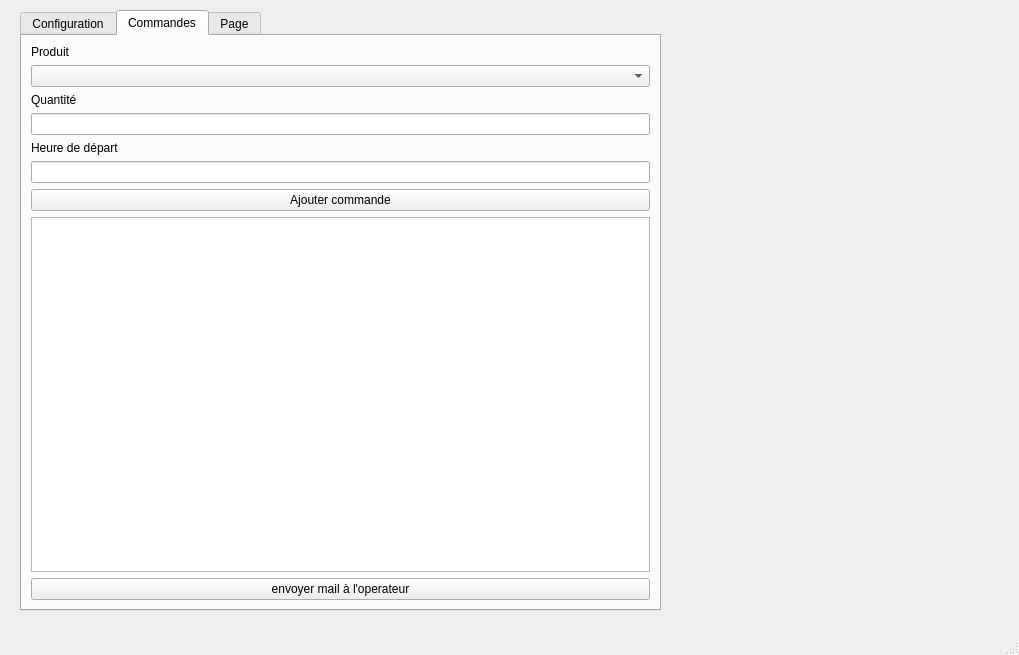
<?xml version="1.0" encoding="UTF-8"?>
<ui version="4.0">
 <class>MainWindow</class>
 <widget class="QMainWindow" name="MainWindow">
  <property name="geometry">
   <rect>
    <x>0</x>
    <y>0</y>
    <width>1019</width>
    <height>655</height>
   </rect>
  </property>
  <property name="windowTitle">
   <string>MainWindow</string>
  </property>
  <widget class="QWidget" name="centralwidget">
   <widget class="QTabWidget" name="tabWidget">
    <property name="geometry">
     <rect>
      <x>20</x>
      <y>10</y>
      <width>641</width>
      <height>601</height>
     </rect>
    </property>
    <property name="currentIndex">
     <number>1</number>
    </property>
    <widget class="QWidget" name="Configuration">
     <attribute name="title">
      <string>Configuration</string>
     </attribute>
     <widget class="QTextEdit" name="textMachines">
      <property name="geometry">
       <rect>
        <x>0</x>
        <y>40</y>
        <width>361</width>
        <height>331</height>
       </rect>
      </property>
      <property name="html">
       <string>&lt;!DOCTYPE HTML PUBLIC &quot;-//W3C//DTD HTML 4.0//EN&quot; &quot;http://www.w3.org/TR/REC-html40/strict.dtd&quot;&gt;
&lt;html&gt;&lt;head&gt;&lt;meta name=&quot;qrichtext&quot; content=&quot;1&quot; /&gt;&lt;meta charset=&quot;utf-8&quot; /&gt;&lt;style type=&quot;text/css&quot;&gt;
p, li { white-space: pre-wrap; }
hr { height: 1px; border-width: 0; }
li.unchecked::marker { content: &quot;\2610&quot;; }
li.checked::marker { content: &quot;\2612&quot;; }
&lt;/style&gt;&lt;/head&gt;&lt;body style=&quot; font-family:'Segoe UI'; font-size:9pt; font-weight:400; font-style:normal;&quot;&gt;
&lt;p style=&quot; margin-top:0px; margin-bottom:0px; margin-left:0px; margin-right:0px; -qt-block-indent:0; text-indent:0px;&quot;&gt;        Machines&lt;/p&gt;
&lt;p style=&quot;-qt-paragraph-type:empty; margin-top:0px; margin-bottom:0px; margin-left:0px; margin-right:0px; -qt-block-indent:0; text-indent:0px;&quot;&gt;&lt;br /&gt;&lt;/p&gt;&lt;/body&gt;&lt;/html&gt;</string>
      </property>
     </widget>
     <widget class="QTextEdit" name="textProduits">
      <property name="geometry">
       <rect>
        <x>400</x>
        <y>50</y>
        <width>161</width>
        <height>151</height>
       </rect>
      </property>
      <property name="html">
       <string>&lt;!DOCTYPE HTML PUBLIC &quot;-//W3C//DTD HTML 4.0//EN&quot; &quot;http://www.w3.org/TR/REC-html40/strict.dtd&quot;&gt;
&lt;html&gt;&lt;head&gt;&lt;meta name=&quot;qrichtext&quot; content=&quot;1&quot; /&gt;&lt;meta charset=&quot;utf-8&quot; /&gt;&lt;style type=&quot;text/css&quot;&gt;
p, li { white-space: pre-wrap; }
hr { height: 1px; border-width: 0; }
li.unchecked::marker { content: &quot;\2610&quot;; }
li.checked::marker { content: &quot;\2612&quot;; }
&lt;/style&gt;&lt;/head&gt;&lt;body style=&quot; font-family:'Segoe UI'; font-size:9pt; font-weight:400; font-style:normal;&quot;&gt;
&lt;p style=&quot; margin-top:0px; margin-bottom:0px; margin-left:0px; margin-right:0px; -qt-block-indent:0; text-indent:0px;&quot;&gt;Produits&lt;/p&gt;
&lt;p style=&quot;-qt-paragraph-type:empty; margin-top:0px; margin-bottom:0px; margin-left:0px; margin-right:0px; -qt-block-indent:0; text-indent:0px;&quot;&gt;&lt;br /&gt;&lt;/p&gt;&lt;/body&gt;&lt;/html&gt;</string>
      </property>
     </widget>
     <widget class="QWidget" name="formLayoutWidget">
      <property name="geometry">
       <rect>
        <x>0</x>
        <y>400</y>
        <width>441</width>
        <height>138</height>
       </rect>
      </property>
      <layout class="QFormLayout" name="formLayout">
       <item row="0" column="1">
        <widget class="QLineEdit" name="inputNom"/>
       </item>
       <item row="1" column="0">
        <widget class="QLabel" name="puissanceLabel">
         <property name="text">
          <string>Puissance</string>
         </property>
        </widget>
       </item>
       <item row="1" column="1">
        <widget class="QLineEdit" name="inputPuissance"/>
       </item>
       <item row="2" column="0">
        <widget class="QLabel" name="opRateurLabel">
         <property name="text">
          <string>Opérateur</string>
         </property>
        </widget>
       </item>
       <item row="2" column="1">
        <widget class="QLineEdit" name="inputOperateur"/>
       </item>
       <item row="3" column="0">
        <widget class="QLabel" name="emailLabel">
         <property name="text">
          <string>Email</string>
         </property>
        </widget>
       </item>
       <item row="3" column="1">
        <widget class="QLineEdit" name="inputEmail"/>
       </item>
       <item row="0" column="0">
        <widget class="QLabel" name="nomLabel">
         <property name="text">
          <string>Nom</string>
         </property>
        </widget>
       </item>
      </layout>
     </widget>
     <widget class="QPushButton" name="btnAddMachine">
      <property name="geometry">
       <rect>
        <x>0</x>
        <y>540</y>
        <width>121</width>
        <height>26</height>
       </rect>
      </property>
      <property name="text">
       <string>Ajouter machine</string>
      </property>
     </widget>
     <widget class="QPushButton" name="btnRefresh">
      <property name="geometry">
       <rect>
        <x>130</x>
        <y>540</y>
        <width>81</width>
        <height>26</height>
       </rect>
      </property>
      <property name="text">
       <string>Rafraichir</string>
      </property>
     </widget>
     <widget class="QLabel" name="labelDate">
      <property name="geometry">
       <rect>
        <x>20</x>
        <y>20</y>
        <width>171</width>
        <height>16</height>
       </rect>
      </property>
      <property name="text">
       <string>Date:</string>
      </property>
     </widget>
     <widget class="QPushButton" name="btnModifyMachine">
      <property name="geometry">
       <rect>
        <x>220</x>
        <y>540</y>
        <width>81</width>
        <height>26</height>
       </rect>
      </property>
      <property name="text">
       <string>Modifier</string>
      </property>
     </widget>
     <widget class="QPushButton" name="btnDeleteMachine">
      <property name="geometry">
       <rect>
        <x>300</x>
        <y>540</y>
        <width>141</width>
        <height>26</height>
       </rect>
      </property>
      <property name="text">
       <string>supprimer</string>
      </property>
     </widget>
    </widget>
    <widget class="QWidget" name="Commandes">
     <attribute name="title">
      <string>Commandes</string>
     </attribute>
     <layout class="QVBoxLayout" name="verticalLayout">
      <item>
       <widget class="QLabel" name="label">
        <property name="text">
         <string>Produit</string>
        </property>
       </widget>
      </item>
      <item>
       <widget class="QComboBox" name="comboProduit"/>
      </item>
      <item>
       <widget class="QLabel" name="label_2">
        <property name="text">
         <string>Quantité</string>
        </property>
       </widget>
      </item>
      <item>
       <widget class="QLineEdit" name="inputQuantite"/>
      </item>
      <item>
       <widget class="QLabel" name="label_3">
        <property name="text">
         <string>Heure de départ</string>
        </property>
       </widget>
      </item>
      <item>
       <widget class="QLineEdit" name="inputHeureDepart"/>
      </item>
      <item>
       <widget class="QPushButton" name="btnAddCommande">
        <property name="text">
         <string>Ajouter commande</string>
        </property>
       </widget>
      </item>
      <item>
       <widget class="QTextEdit" name="textCommandes"/>
      </item>
      <item>
       <widget class="QPushButton" name="pushButton_send_mail">
        <property name="text">
         <string>envoyer mail à l'operateur</string>
        </property>
       </widget>
      </item>
     </layout>
    </widget>
    <widget class="QWidget" name="PrixElectricite">
     <attribute name="title">
      <string>Page</string>
     </attribute>
     <widget class="QWidget" name="">
      <property name="geometry">
       <rect>
        <x>10</x>
        <y>20</y>
        <width>541</width>
        <height>501</height>
       </rect>
      </property>
      <layout class="QVBoxLayout" name="verticalLayout_2">
       <item>
        <widget class="QPushButton" name="pushButtonPrices">
         <property name="text">
          <string>afficher graphique de prix</string>
         </property>
        </widget>
       </item>
       <item>
        <widget class="QPushButton" name="pushButton_negative_alert">
         <property name="text">
          <string>alerte prix negatif</string>
         </property>
        </widget>
       </item>
       <item>
        <widget class="QTableWidget" name="tableWidget_negative_prices"/>
       </item>
      </layout>
     </widget>
    </widget>
   </widget>
  </widget>
  <widget class="QMenuBar" name="menubar">
   <property name="geometry">
    <rect>
     <x>0</x>
     <y>0</y>
     <width>1019</width>
     <height>33</height>
    </rect>
   </property>
  </widget>
  <widget class="QStatusBar" name="statusbar"/>
 </widget>
 <resources/>
 <connections/>
</ui>
